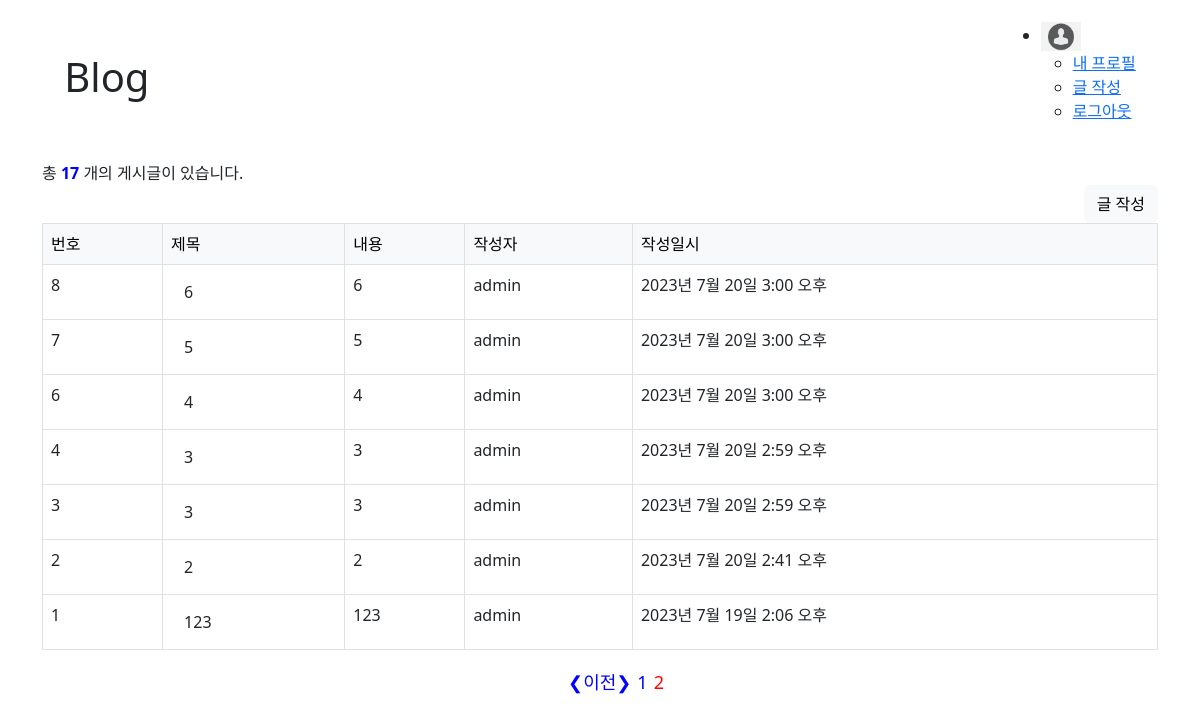
Before: /blog/?page=2 (signed in) with the older database file.
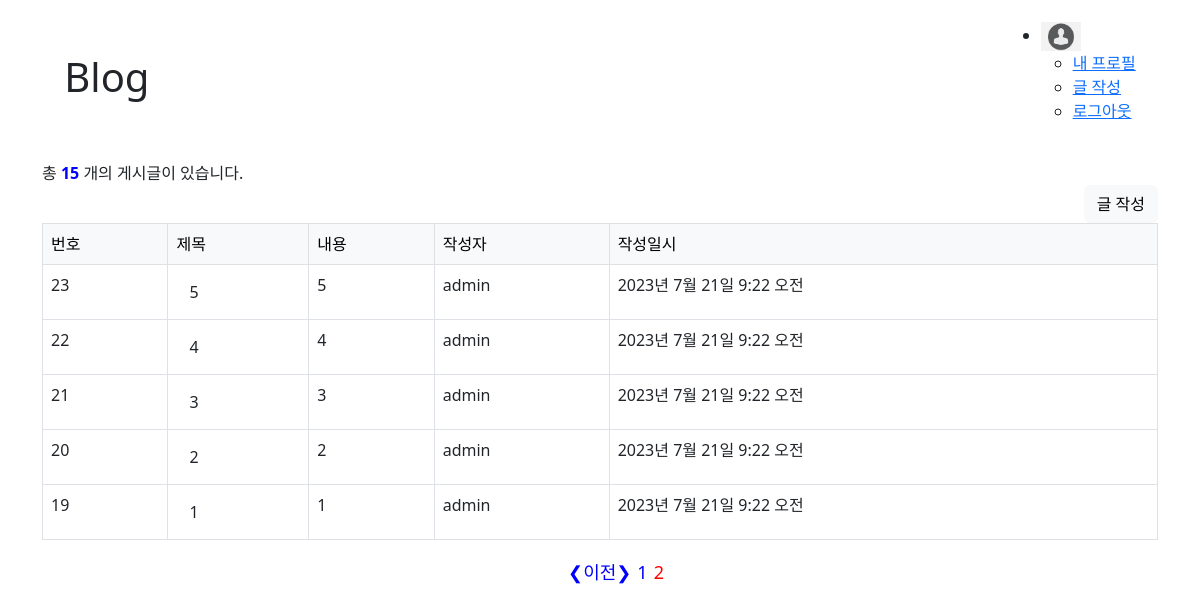
After: the same page with the newer database file.
### blog/models.py (models this page shows)
class Post(models.Model):
    title = models.CharField(max_length=30)
    content = models.TextField()
    writer = models.ForeignKey(User, on_delete=models.CASCADE)
    created_at = models.DateTimeField(auto_now_add=True)
    updated_at = models.DateTimeField(auto_now=True)

### user/models.py (models this page shows)
class User(AbstractUser):
    username = None
    userId = models.CharField(unique=True, max_length=20) # email 값이 기본키가 된다
    name = models.CharField(max_length=50, null=True, blank=True)
    is_staff = models.BooleanField(default=False)
    is_superuser = models.BooleanField(default=False)
    is_active = models.BooleanField(default=True)
    last_login = models.DateTimeField(null=True, blank=True)
    date_joined = models.DateTimeField(auto_now_add=True)
    USERNAME_FIELD = 'userId'
    REQUIRED_FIELDS = [] # superuser 만들때 필요
    objects = UserManager()

### blog/views.py (the view)
# urls.py: path("", views.Index.as_view(), name='list'),
class Index(View):
    def get(self, request):
        post_objs = Post.objects.all().order_by('-id')
        page = request.GET.get('page')
        paginator = Paginator(post_objs, 10)
        try:
            page_objs = paginator.page(page)
        except PageNotAnInteger:
            page = 1
            page_objs = paginator.page(page)
        except EmptyPage:
            page = paginator.num_pages
            page_objs = paginator.page(page)
        leftIndex = (int(page) - 2)
        if leftIndex < 1:
            leftIndex = 1
        rightIndex = (int(page) + 2)
        if rightIndex > paginator.num_pages:
            rightIndex = paginator.num_pages
        custom_range = range(leftIndex, rightIndex+1)
        context = {
            'posts': post_objs,
            'title': 'Blog',
            'page_objs': page_objs,
            'paginator': paginator,
            'custom_range': custom_range
        }
        return render(request, 'blog/post_list.html', context)

### blog/templates/blog/post_list.html (shortened to what this page needs)
{% extends 'base.html' %}
{% block content %}
    <form action="{% url 'blog:write' %}" method="get">
        총 <span style="color: blue; font-weight: bold;">{{posts.count}}</span> 개의 게시글이 있습니다.
        <div class="write-form">
            <input type="submit" class="btn btn-light" value="글 작성">
        </div>
    </form>
    {% if posts %}
            <table class="table table-bordered">
                <thead class="table-light">
                    <tr>
                        <td>번호</td>
                        <td>제목</td>
                        <td>내용</td>
                        <td>작성자</td>
                        <td>작성일시</td>
                    </tr>
                </thead>
                <tbody>
                    {% for post in page_objs %}
                    <tr>
                        <td>{{ post.pk }}</td>
                        <td><a href="{% url 'blog:detail' pk=post.pk %}" class="btn">{{ post.title }}</a></td>
                        <td>{{ post.content }}</td>
                        <td>{{ post.writer }}</td>
                        <td>{{ post.created_at }}</td>
                    </tr>
                    {% endfor %}
                </tbody>
            </table>
            <div style="font-size: large;">
                {% if page_objs.has_other_pages %}
                    <ul style="display:flex; justify-content: center; list-style:none;">
                        {% if page_objs.has_previous %}
                            <li style="margin:3px;"><a style="text-decoration:none; color: blue;" href="?page={{page_objs.previous_page_number}}">&#10094;이전&#10095;</a></li>
                        {% endif %}
                        {% for page in custom_range %}
                        {% if page == page_objs.number %}
                            <li style="margin:3px;"><a style="text-decoration:none; color: red;" href="?page={{page}}">{{page}}</a></li>
                        {% else %}
                            <li style="margin:3px;"><a style="text-decoration:none; color: blue;" href="?page={{page}}">{{page}}</a></li>
                        {% endif %}
                        {% endfor %}
                    </ul>
                {% endif %}
            </div>
    {% else %}
        <p>작성된 게시물이 없습니다.</p>
    {% endif %}
{% endblock %}

### templates/base.html (shortened to what this page needs)
<!DOCTYPE html>
<html lang="ko-KR">
{% load static %}
<head>
    <link href="https://cdn.jsdelivr.net/npm/bootstrap@5.2.3/dist/css/bootstrap.min.css" rel="stylesheet">
</head>
<body>
    <div class="container">
        <div class="header">
            <h1>Blog</h1>
            {% if user.is_authenticated %}
            <div class="header-container">
                <div class="header-menu">
                    <ul>
                        <li><a href=""><img src='{% static "image/profile.png" %}' alt="profile" class="profile-img"></a>
                            <ul>
                                <li><a href="">내 프로필</a></li>
                                <li><a href="{% url 'blog:write' %}">글 작성</a></li>
                                <li><a href="{% url 'user:logout' %}">로그아웃</a></li>
                            </ul>
                        </li>
                    </ul>
                </div>
            </div>
            {% endif %}
        </div>
            {% block content %}
        {% endblock %}
    </div>
</body>
</html>

### templates/base.html (style rules this page uses)
.header { display: flex; justify-content: space-between; margin: 2%; align-items: center; }
.write-form { display: flex; flex-direction: row-reverse; }
.profile-img { width: 40px; }

Changed rows visible on the page:
removed Post: pk "8", title "6", content "6", writer "admin", created_at "2023년 7월 20일 3:00 오후"
removed Post: pk "7", title "5", content "5", writer "admin", created_at "2023년 7월 20일 3:00 오후"
removed Post: pk "6", title "4", content "4", writer "admin", created_at "2023년 7월 20일 3:00 오후"
removed Post: pk "4", title "3", content "3", writer "admin", created_at "2023년 7월 20일 2:59 오후"
removed Post: pk "3", title "3", content "3", writer "admin", created_at "2023년 7월 20일 2:59 오후"
removed Post: pk "2", title "2", content "2", writer "admin", created_at "2023년 7월 20일 2:41 오후"
removed Post: pk "1", title "123", content "123", writer "admin", created_at "2023년 7월 19일 2:06 오후"
added Post: pk "23", title "5", content "5", writer "admin", created_at "2023년 7월 21일 9:22 오전"
added Post: pk "22", title "4", content "4", writer "admin", created_at "2023년 7월 21일 9:22 오전"
added Post: pk "21", title "3", content "3", writer "admin", created_at "2023년 7월 21일 9:22 오전"
added Post: pk "20", title "2", content "2", writer "admin", created_at "2023년 7월 21일 9:22 오전"
added Post: pk "19", title "1", content "1", writer "admin", created_at "2023년 7월 21일 9:22 오전"
Other visible differences:
{{ posts.count }}: "17" → "15"
